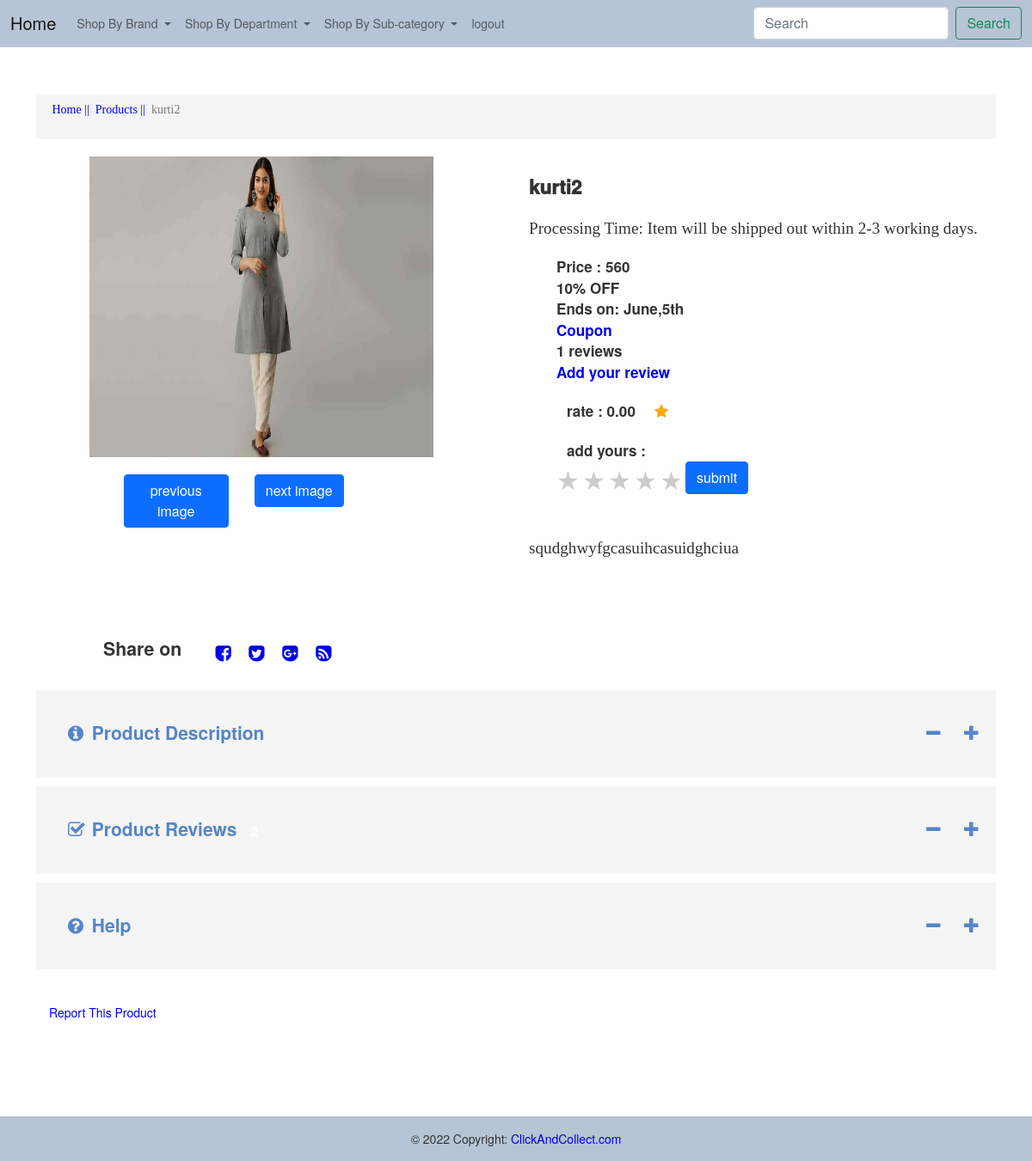
Page /customer/product_single.php?id=31 (signed in) on the committed database.
### tables this page shows
CREATE TABLE IF NOT EXISTS `products` (
  `p_id` int(11) NOT NULL AUTO_INCREMENT,
  `name` varchar(100) DEFAULT NULL,
  `b_id` int(11) DEFAULT NULL,
  `sub_id` int(11) DEFAULT NULL,
  `s_id` int(11) NOT NULL,
  `size` varchar(100) DEFAULT NULL,
  `description` varchar(200) DEFAULT NULL,
  `prev_price` varchar(255) NOT NULL,
  `price` double DEFAULT NULL,
  `quantity` int(11) DEFAULT NULL,
  `status` int(11) NOT NULL,
  PRIMARY KEY (`p_id`),
  KEY `FK_brand1` (`b_id`),
  KEY `FK_catagory1` (`sub_id`),
  KEY `FK_seller` (`s_id`)
);

### customer/product_single.php (the view, shortened to what this page needs)
<?php
    include 'include/connection.php';
    $id = $_REQUEST['id'];
    $query1 = "select * from products where p_id = $id ";
    $table1=mysqli_query($con,$query1);
    $row1 = mysqli_fetch_array($table1);
?>
<!DOCTYPE html>
<html>
<head>
  <link rel="stylesheet" href="https://stackpath.bootstrapcdn.com/bootstrap/5.0.0-alpha1/css/bootstrap.min.css">
  <link rel="stylesheet" href="https://cdnjs.cloudflare.com/ajax/libs/font-awesome/4.7.0/css/font-awesome.min.css">
  <link href="https://cdn.jsdelivr.net/npm/bootstrap@5.0.2/dist/css/bootstrap.min.css" rel="stylesheet">
  <link href="include/style.css" rel="stylesheet" />
  <link href="include/style2.css" rel="stylesheet" />
  <link href="include/style3.css" rel="stylesheet" />
</head>
<body>
<div class="b">
     <?php include 'include/navbar.php' ?>
</div>
<div class="content-area prodcuts">
    <div class="container">
        <ol class="breadcrumb breadcrumb1">
            <li><a href="account.php"><pre class="pname"> Home ||</pre></a></li>
            <li><a href="products.php"> <pre class="pname">  Products ||</pre> </a></li>
            <li class="active"><pre class="pname">  <?php echo $row1['name'];?></pre> </li>
        </ol>
        <div class="single-product">
            <div class="row" id="">
                <div class="col-md-6 single-top-left">
                    <div class="flexslider">
                        <ul class="slides">
                            <div class="row">
                                <div class="col-md-9">
                                        <img src=""  height ="350" width = "400" alt="">
                                </div>
                            </div>
                            <div class="row im">
                                <div class="col-md-4">
                                   <button class="btn btn-primary" onclick="previousimage()">previous image</button>
                                </div>
                                <div class="col-md-4">
                                    <button class="btn btn-primary" onclick = "nextimage()">next image</button>
                                </div>
                            </div>
                        </ul>
                    </div>
                </div>
                <div class="col-md-6 single-top-right">
                    <h3 class="item_name"><?php echo $row1['name'];?></h3>
                    <p class="p">Processing Time: Item will be shipped out within 2-3 working days. </p>
                    <div class="single-rating">
                        <ul>
                            <li><b>Price : <?php echo $row1['price'];?></b></li>
                            <li><b><span class="off">10% OFF</span></b></li>
                            <li><b>Ends on: June,5th</b></li>
                            <?php
                             $i =0;
                              $sql5 = "select * from review where p_id = $id";
                              $result5 = mysqli_query($con,$sql5);
                              while($row5=mysqli_fetch_array($result5)){
                                 $i++;
                              }
                            ?>
                            <li><b><a href="#"> Coupon</a></b></li>
                            <li class="rating"><b> <?php echo $i; ?> reviews</b></li>
                            <li><b><a href="add_review.php?id=<?php echo $id;?>">Add your review</a></b></li>
                            <?php
                                    $query2 = "SELECT AVG(star) as Star FROM starreview WHERE p_id = $id ";
                                    $table2=mysqli_query($con,$query2);
                                    $row2 = mysqli_fetch_array($table2);
                                    $rate = $row2['Star'];
                            ?>
                            <div class="row">
                                <div class="col sm-2 pr-2">
                                   <b>  rate : <?php echo sprintf("%.2f", $rate) ;?><span class="fa fa-star checked pl-2"></span>
                                </div>
                                <div class="col sm-2">
                                    add yours : </b>
                                </div>
                            </div>
                            <li>
                            <form action="" method="post">
                            <div class="rate">
                                    <label for="star5" title="text">5 stars</label>
                                    <label for="star4" title="text">4 stars</label>
                                    <label for="star3" title="text">3 stars</label>
                                    <label for="star2" title="text">2 stars</label>
                                    <label for="star1" title="text">1 star</label>
                            </div>
                            <input type="submit" class="btn btn-primary" name="star" value="submit">
                            </form>
                            </li>
                        </ul>
                    </div>
                    <br>
                    <div class="">
                        <p class="p"><?php echo $row1['description'];?> </p>
                    </div>
                </div>
            </div>
            <div class="share">
                <div class="single-page-icons social-icons ic">
                            <h4 class="row">
                                <div class= "col-sm-2">
                                    Share on
                                </div>
                                <div class= "col-sm-10">
                                    <a href="#" class="fa fa-facebook-square icon facebook"> </a>
                                    <a href="#" class="fa fa-twitter-square icon twitter"> </a>
                                    <a href="#" class="fa fa-google-plus-square icon googleplus"> </a>
                                    <a href="#" class="fa fa-rss-square icon rss"> </a>
                                </div>
                            </h4>
                </div>
            </div>
            <div class="single-product-everything des">
                <div class="single-extra-div">
                    <a data-toggle="collapse" class="pointer main" aria-expanded="true" data-target="#productDescriptionCollapse" aria-controls="#productDescriptionCollapse">
                        <span class="pull-left title-sidebar des1"><i class="fa fa-info-circle"></i> Product Description</span>
                        <span class="pull-right"><i class="fa fa-plus"></i></span>
                        <span class="pull-right"><i class="fa fa-minus"></i></span>
                        <div class="clearfix"></div>
                    </a>
                </div>
                <div class="single-extra-div">
                    <a data-toggle="collapse" class="pointer main" aria-expanded="true" data-target="#productReviewCollapse" aria-controls="#productReviewCollapse">
                        <span class="pull-left title-sidebar des1"> <i class="fa fa-check-square-o"></i>
                            Product Reviews <span class="badge">2</span>
                        </span>
                        <span class="pull-right"><i class="fa fa-plus"></i></span>
                        <span class="pull-right"><i class="fa fa-minus"></i></span>
                        <div class="clearfix"></div>
                    </a>
                </div>
                <div class="single-extra-div">
                    <a data-toggle="collapse" class="pointer main" aria-expanded="true" data-target="#productHelpCollapse" aria-controls="#productHelpCollapse">
                        <span class="pull-left title-sidebar des1"> <i class="fa fa-question-circle"></i> Help </span>
                        <span class="pull-right"><i class="fa fa-plus"></i></span>
                        <span class="pull-right"><i class="fa fa-minus"></i></span>
                        <div class="clearfix"></div>
                    </a>
                </div>
                 <br>
                 <br>
                <div class="row">
                    <div class="col-sm-6">
                        <a href="product_report.php?id=<?php echo $id;?>">Report This Product</a>
                    </div>
                </div>
            </div>
        </div>
    </div>
    </div>
<div class="bot">
    <?php include 'include/footer.php' ?>
</div>
</body>
</html>

### customer/include/style.css (style rules this page uses)
.b { background-color: #b6c5d5!important; }
body { background-color: #f8f9fa; }
.row { margin-right: -15px; margin-left: -15px; }
* { -webkit-box-sizing: border-box; -moz-box-sizing: border-box; box-sizing: border-box; }
div { display: block; }
a { color: #3a2bd3; -webkit-transition: all 0.3s ease; transition: all 0.3s ease; }
a { background-color: transparent; }
a { color: #337ab7; text-decoration: none; text-decoration-line: none; text-decoration-thickness: none; text-decoration-style: none; text-decoration-color: none; }
ol, ul { margin-top: 0; margin-bottom: 10px; }
.h1, .h2, .h3, h1, h2, h3 { margin-top: 20px; margin-bottom: 10px; }
.h1, .h2, .h3, .h4, .h5, .h6, h1, h2, h3, h4, h5, h6 { font-family: inherit; font-weight: 500; line-height: 1.1; color: inherit; }
h3 { display: block; font-size: 1.17em; margin-block-start: 1em; margin-block-end: 1em; margin-inline-start: 0px; margin-inline-end: 0px; font-weight: bold; }
li { display: list-item; text-align: -webkit-match-parent; }
.fa { display: inline-block; font: normal normal normal 14px/1 FontAwesome; font-size: inherit; text-rendering: auto; -webkit-font-smoothing: antialiased; -moz-osx-font-smoothing: grayscale; }
.pull-right { float: right!important; }
p { display: block; margin-block-start: 1em; margin-block-end: 1em; margin-inline-start: 0px; margin-inline-end: 0px; }

### customer/include/style2.css (style rules this page uses)
.prodcuts .row { margin-right: 0px; margin-left: 0px; }
li { display: list-item; text-align: -webkit-match-parent; }
.breadcrumb>li { display: inline-block; }
.breadcrumb>.active { color: #777; }
h4 { display: block; margin-block-start: 1.33em; margin-block-end: 1.33em; margin-inline-start: 0px; margin-inline-end: 0px; font-weight: bold; }
.h4, .h5, .h6, h4, h5, h6 { margin-top: 10px; margin-bottom: 10px; }
.h1, .h2, .h3, .h4, .h5, .h6, h1, h2, h3, h4, h5, h6 { font-family: inherit; font-weight: 500; line-height: 1.1; color: inherit; }
a:-webkit-any-link { color: -webkit-link; cursor: pointer; text-decoration: none; }
a { background-color: transparent; }
a { color: #337ab7; text-decoration: none; }
a { color: #3a2bd3; -webkit-transition: all 0.3s ease; transition: all 0.3s ease; }
a { text-decoration: none; text-decoration-line: none; text-decoration-thickness: initial; text-decoration-style: initial; text-decoration-color: initial; }
.col-lg-1, .col-lg-10, .col-lg-11, .col-lg-12, .col-lg-2, .col-lg-3, .col-lg-4, .col-lg-5, .col-lg-6, .col-lg-7, .col-lg-8, .col-lg-9, .col-md-1, .col-md-10, .col-md-11, .col-md-12, .col-md-2, .col-md-3, .col-md-4, .col-md-5, .col-md-6, .col-md-7, .col-md-8, .col-md-9, .col-sm-1, .col-sm-10, .col-sm-11, .col-sm-12, .col-sm-2, .col-sm-3, .col-sm-4, .col-sm-5, .col-sm-6, .col-sm-7, .col-sm-8, .col-sm-9, .col-xs-1, .col-xs-10, .col-xs-11, .col-xs-12, .col-xs-2, .col-xs-3, .col-xs-4, .col-xs-5, .col-xs-6, .col-xs-7, .col-xs-8, .col-xs-9 { position: relative; min-height: 1px; padding-right: 15px; padding-left: 15px; }
img { vertical-align: middle; }
a { color: #fa6f66; -webkit-transition: all 0.3s ease; transition: all 0.3s cubic-bezier(0.23, 1.01, 0.25, 1); }
a:-webkit-any-link { color: -webkit-link; cursor: pointer; }
* { -webkit-box-sizing: border-box; -moz-box-sizing: border-box; box-sizing: border-box; }
.btn-group-vertical>.btn-group:after, .btn-group-vertical>.btn-group:before, .btn-toolbar:after, .btn-toolbar:before, .clearfix:after, .clearfix:before, .container-fluid:after, .container-fluid:before, .container:after, .container:before, .dl-horizontal dd:after, .dl-horizontal dd:before, .form-horizontal .form-group:after, .form-horizontal .form-group:before, .modal-footer:after, .modal-footer:before, .modal-header:after, .modal-header:before, .nav:after, .nav:before, .navbar-collapse:after, .navbar-collapse:before, .navbar-header:after, .navbar-header:before, .navbar:after, .navbar:before, .pager:after, .pager:before, .panel-body:after, .panel-body:before, .row:after, .row:before { display: table; content: " "; }
.prodcuts .breadcrumb { margin-top: 5%; }
.breadcrumb { padding: 8px 15px; margin-bottom: 20px; list-style: none; background-color: #f5f5f5; border-radius: 4px; }
ol { display: block; list-style-type: decimal; margin-block-start: 1em; margin-block-end: 1em; margin-inline-start: 0px; margin-inline-end: 0px; padding-inline-start: 40px; }
.col-sm-10 { width: 83.33333333%; }
div { display: block; }
body { font-family: "Helvetica Neue",Helvetica,Arial,sans-serif; font-size: 14px; line-height: 1.42857143; color: #333; background-color: #fff; }

### rows in the picture
products: name "kurti2", price "560", description "squdghwyfgcasuihcasuidghciua"

### other values in the picture
$i "1"
$rate "0.00"
